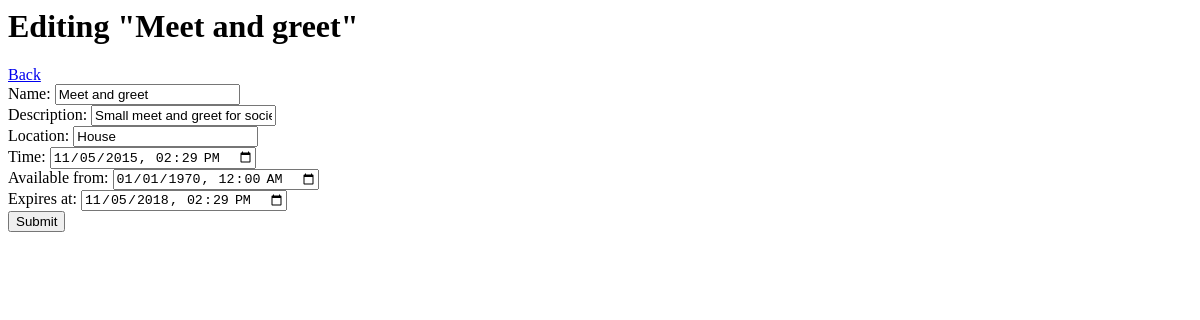
/events/edit.php, run on an earlier commit of the app's database.
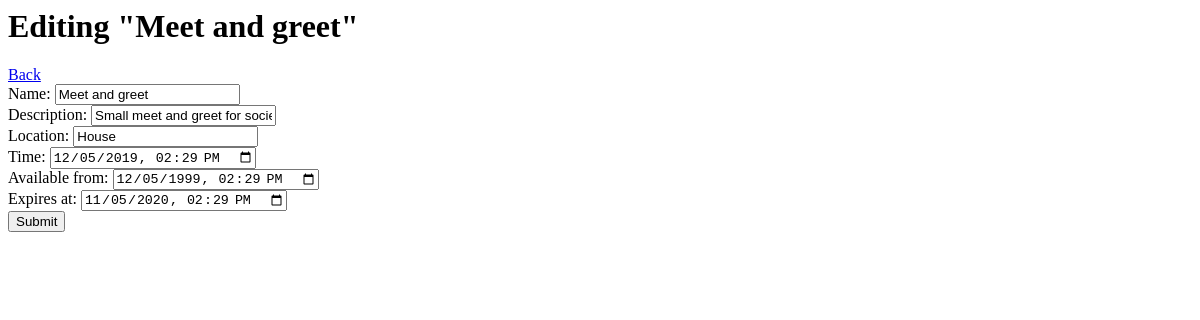
And on a later commit of the database.
### tables this page shows
CREATE TABLE event(
      id INTEGER PRIMARY KEY AUTO_INCREMENT,
      name VARCHAR(255) NOT NULL,
      description TEXT NOT NULL,
      time DATETIME NOT NULL,
      location VARCHAR(255) NOT NULL,
      available_from DATETIME,
      expires DATETIME
);

### private/db_functions.php (called while the page is built, shortened)
<?php
function get_event_by_id($id) {
    global $link;
    $query = "SELECT * FROM event WHERE id=" . $id;
    return mysqli_query($link, $query);
}
?>

### private/functions.php (called while the page is built, shortened)
<?php
function mysql_date_to_html_date($date) {
    $html_date_format = 'Y-m-d\TH:i';
    $php_timestamp = strtotime($date);
    return date($html_date_format, $php_timestamp);
}
?>

### public/events/edit.php (the view, shortened to what this page needs)
<?php
if (is_post_request()) {
    $event['id'] = $_POST['id'];
    $event['name'] = $_POST['name'];
    $event['description'] = $_POST['description'];
    $event['location'] = $_POST['location'];
    $event['time'] = $_POST['time'];
    $event['available_from'] = $_POST['available_from'];
    $event['expires'] = $_POST['expires'];
    update_event($event);
    redirect_to("events/index.php");
} else {
    $id = $_GET['id'] ?? 1;
    $result_set = get_event_by_id($id);
    $event = mysqli_fetch_assoc($result_set);
}
?>
<html>
<head>
</head>
<body>
    <h1><?php echo "Editing \"" . $event['name'] ."\"" ?></h1>
    <a href="index.php">Back</a>
    <form action="edit.php" method="post">
        <label>
            Name:
            <input type="text" name="name" value="<?php echo $event['name'] ?>">
        </label>
        <br/>
        <label>
            Description:
            <input type="text" name="description" value="<?php echo $event['description'] ?>">
        </label>
        <br/>
        <label>
            Location:
            <input type="text" name="location" value="<?php echo $event['location'] ?>">
        </label>
        <br/>
        <label>
            Time:
            <input type="datetime-local" name="time" value="<?php echo mysql_date_to_html_date($event['time']) ?>">
        </label>
        <br/>
        <label>
            Available from:
            <input type="datetime-local" name="available_from" value="<?php echo mysql_date_to_html_date($event['available_from']) ?>">
        </label>
        <br/>
        <label>
            Expires at:
            <input type="datetime-local" name="expires" value="<?php echo mysql_date_to_html_date($event['expires']) ?>">
        </label>
        <br/>
        <input type="submit">
    </form>
</body>
</html>

What changed in the data, as far as the page shows it:
changed event "Meet and greet": time "11/05/2015 14:29" → "12/05/2019 14:29"; available_from "01/01/1970 00:00" → "12/05/1999 14:29"; expires "11/05/2018 14:29" → "11/05/2020 14:29"
